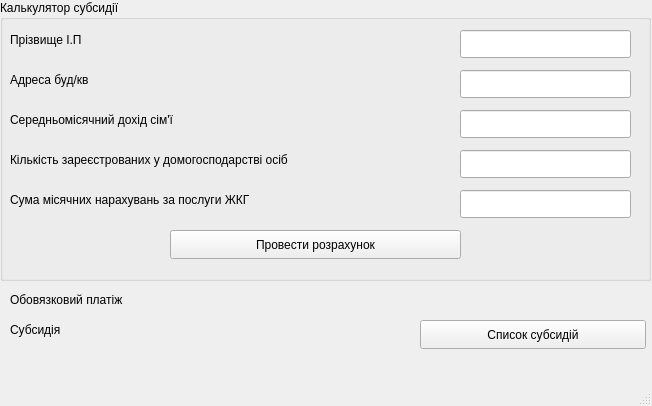
<?xml version="1.0" encoding="UTF-8"?>
<ui version="4.0">
 <class>MainWindow</class>
 <widget class="QMainWindow" name="MainWindow">
  <property name="geometry">
   <rect>
    <x>0</x>
    <y>0</y>
    <width>652</width>
    <height>406</height>
   </rect>
  </property>
  <property name="windowTitle">
   <string>Calculator</string>
  </property>
  <widget class="QWidget" name="centralwidget">
   <widget class="QPushButton" name="go_to_database_form">
    <property name="geometry">
     <rect>
      <x>420</x>
      <y>320</y>
      <width>226</width>
      <height>29</height>
     </rect>
    </property>
    <property name="text">
     <string>Список субсидій</string>
    </property>
   </widget>
   <widget class="QGroupBox" name="groupBox">
    <property name="geometry">
     <rect>
      <x>0</x>
      <y>0</y>
      <width>651</width>
      <height>281</height>
     </rect>
    </property>
    <property name="title">
     <string>Калькулятор субсидії</string>
    </property>
    <widget class="QLabel" name="label">
     <property name="geometry">
      <rect>
       <x>10</x>
       <y>30</y>
       <width>371</width>
       <height>20</height>
      </rect>
     </property>
     <property name="text">
      <string>Прізвище І.П</string>
     </property>
    </widget>
    <widget class="QLabel" name="label_2">
     <property name="geometry">
      <rect>
       <x>10</x>
       <y>110</y>
       <width>221</width>
       <height>20</height>
      </rect>
     </property>
     <property name="text">
      <string>Середньомісячний дохід сім'ї</string>
     </property>
    </widget>
    <widget class="QLabel" name="label_3">
     <property name="geometry">
      <rect>
       <x>10</x>
       <y>150</y>
       <width>361</width>
       <height>20</height>
      </rect>
     </property>
     <property name="text">
      <string>Кількість зареєстрованих у домогосподарстві осіб</string>
     </property>
    </widget>
    <widget class="QLabel" name="label_4">
     <property name="geometry">
      <rect>
       <x>10</x>
       <y>190</y>
       <width>321</width>
       <height>20</height>
      </rect>
     </property>
     <property name="text">
      <string>Сума місячних нарахувань за послуги ЖКГ</string>
     </property>
    </widget>
    <widget class="QPushButton" name="Calculation">
     <property name="geometry">
      <rect>
       <x>170</x>
       <y>230</y>
       <width>291</width>
       <height>29</height>
      </rect>
     </property>
     <property name="text">
      <string>Провести розрахунок</string>
     </property>
    </widget>
    <widget class="QLineEdit" name="LastName">
     <property name="geometry">
      <rect>
       <x>460</x>
       <y>30</y>
       <width>171</width>
       <height>28</height>
      </rect>
     </property>
    </widget>
    <widget class="QLineEdit" name="Income">
     <property name="geometry">
      <rect>
       <x>460</x>
       <y>110</y>
       <width>171</width>
       <height>28</height>
      </rect>
     </property>
    </widget>
    <widget class="QLineEdit" name="Number_of_registered">
     <property name="geometry">
      <rect>
       <x>460</x>
       <y>150</y>
       <width>171</width>
       <height>28</height>
      </rect>
     </property>
    </widget>
    <widget class="QLineEdit" name="Residential_communal_services">
     <property name="geometry">
      <rect>
       <x>460</x>
       <y>190</y>
       <width>171</width>
       <height>28</height>
      </rect>
     </property>
    </widget>
    <widget class="QLineEdit" name="street">
     <property name="geometry">
      <rect>
       <x>460</x>
       <y>70</y>
       <width>171</width>
       <height>28</height>
      </rect>
     </property>
    </widget>
    <widget class="QLabel" name="label_7">
     <property name="geometry">
      <rect>
       <x>10</x>
       <y>70</y>
       <width>231</width>
       <height>20</height>
      </rect>
     </property>
     <property name="text">
      <string>Адреса буд/кв</string>
     </property>
    </widget>
   </widget>
   <widget class="QLabel" name="label_5">
    <property name="geometry">
     <rect>
      <x>10</x>
      <y>290</y>
      <width>191</width>
      <height>20</height>
     </rect>
    </property>
    <property name="text">
     <string>Обовязковий платіж</string>
    </property>
   </widget>
   <widget class="QLabel" name="label_6">
    <property name="geometry">
     <rect>
      <x>10</x>
      <y>320</y>
      <width>151</width>
      <height>20</height>
     </rect>
    </property>
    <property name="text">
     <string>Субсидія</string>
    </property>
   </widget>
   <widget class="QLabel" name="Mandatory_payment">
    <property name="geometry">
     <rect>
      <x>170</x>
      <y>290</y>
      <width>141</width>
      <height>20</height>
     </rect>
    </property>
    <property name="text">
     <string/>
    </property>
   </widget>
   <widget class="QLabel" name="Subsidy">
    <property name="geometry">
     <rect>
      <x>170</x>
      <y>320</y>
      <width>141</width>
      <height>20</height>
     </rect>
    </property>
    <property name="text">
     <string/>
    </property>
   </widget>
  </widget>
  <widget class="QMenuBar" name="menubar">
   <property name="geometry">
    <rect>
     <x>0</x>
     <y>0</y>
     <width>652</width>
     <height>25</height>
    </rect>
   </property>
  </widget>
  <widget class="QStatusBar" name="statusbar"/>
 </widget>
 <resources/>
 <connections/>
</ui>
